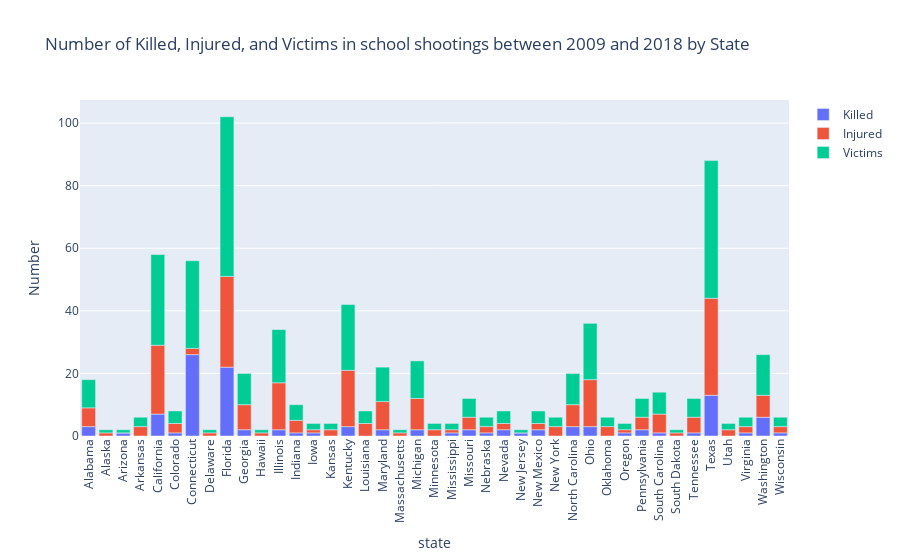

Source (notebook cell):
### Markdown cell above
*Figure 1: This chart shows the correlation between the gun law strictness and the gun death per 100,000 per people. Every dot on the chart represents a state. The trend line shows that states with stricter gun laws , which is the case for 6 states, have relatively lower gun deaths with respect to gun deaths of states with none to a few restrictions.*

The chart supports our argument, because it shows that citizens of the few states with heavy restrictions, respect those restrictions put on the Second Amendment, because they have less gun deaths. Although the Second Amendment can't be fully abolished, restrictions will make the lives of the citizens of those states safer in comparison to the other states. 

Second of all, America is known for mass school shootings. Kids and college students in multiple states have to live with a fear of dying when they choose to attend school. Students should not be vulnerable, because they are of importance to society and are responsible for the future of America. Our second visualization will be represented as a stacked bar chart.

### Code cell
import pandas as pd
import numpy as np
import plotly.graph_objs as go
import plotly.express as px

df = pd.read_csv('school_shootings.csv')
df_statepop = pd.read_csv('nst-est2019-alldata.csv')

df.columns = df.columns.str.strip()

# Remove unnecessary columns
columns_to_drop = ['LONCOD', 'LATCOD', 'CDCODE', 'year', 'school', 'city', 'address', 'urbanrural', 'race', 'date', 'type', 'NCESSCH', 'time']
df = df.drop(columns=columns_to_drop, errors='ignore')

# Rename columns for better readability
df.rename(columns={'killed': 'Killed', 'injured': 'Injured', 'victims': 'Victims'}, inplace=True)

# Group by state and sum up the killed, injured, and victims
df_statewise = df.groupby('state')[['Killed', 'Injured', 'Victims']].sum().reset_index()

# Display the processed dataframe
df_statewise.head()

# Create the box plot for number of Killed, Injured, and Victims by State
fig = px.bar(df_statewise.melt(id_vars='state', value_vars=['Killed', 'Injured', 'Victims']),
             x='state', y='value', color='variable',
             labels={'variable': '', 'value': 'Number'},
             title='Number of Killed, Injured, and Victims in school shootings between 2009 and 2018 by State')

# Update layout for better visualization
fig.update_layout(xaxis_tickangle=-90)

fig.show()

### Figure 1 — Plotly figure (JSON) as saved in the notebook; plotly's stock layout.template omitted (floating-point values rounded to 4 significant figures)
{"data": [{"alignmentgroup": "True", "hovertemplate": "=Killed<br>state=%{x}<br>Number=%{y}<extra></extra>", "legendgroup": "Killed", "marker": {"color": "#636efa", "pattern": {"shape": ""}}, "name": "Killed", "offsetgroup": "Killed", "orientation": "v", "showlegend": true, "textposition": "auto", "type": "bar", "x": ["Alabama", "Alaska", "Arizona", "Arkansas", "California", "Colorado", "Connecticut", "Delaware", "Florida", "Georgia", "Hawaii", "Illinois", "Indiana", "Iowa", "Kansas", "Kentucky", "Louisiana", "Maryland", "Massachusetts", "Michigan", "Minnesota", "Mississippi", "Missouri", "Nebraska", "Nevada", "New Jersey", "New Mexico", "New York", "North Carolina", "Ohio", "Oklahoma", "Oregon", "Pennsylvania", "South Carolina", "South Dakota", "Tennessee", "Texas", "Utah", "Virginia", "Washington", "Wisconsin"], "xaxis": "x", "y": [3, 0, 1, 0, 7, 1, 26, 0, 22, 2, 0, 2, 1, 1, 0, 3, 0, 2, 0, 2, 0, 1, 2, 1, 2, 1, 2, 0, 3, 3, 0, 1, 2, 1, 0, 1, 13, 0, 1, 6, 1], "yaxis": "y"}, {"alignmentgroup": "True", "hovertemplate": "=Injured<br>state=%{x}<br>Number=%{y}<extra></extra>", "legendgroup": "Injured", "marker": {"color": "#EF553B", "pattern": {"shape": ""}}, "name": "Injured", "offsetgroup": "Injured", "orientation": "v", "showlegend": true, "textposition": "auto", "type": "bar", "x": ["Alabama", "Alaska", "Arizona", "Arkansas", "California", "Colorado", "Connecticut", "Delaware", "Florida", "Georgia", "Hawaii", "Illinois", "Indiana", "Iowa", "Kansas", "Kentucky", "Louisiana", "Maryland", "Massachusetts", "Michigan", "Minnesota", "Mississippi", "Missouri", "Nebraska", "Nevada", "New Jersey", "New Mexico", "New York", "North Carolina", "Ohio", "Oklahoma", "Oregon", "Pennsylvania", "South Carolina", "South Dakota", "Tennessee", "Texas", "Utah", "Virginia", "Washington", "Wisconsin"], "xaxis": "x", "y": [6, 1, 0, 3, 22, 3, 2, 1, 29, 8, 1, 15, 4, 1, 2, 18, 4, 9, 1, 10, 2, 1, 4, 2, 2, 0, 2, 3, 7, 15, 3, 1, 4, 6, 1, 5, 31, 2, 2, 7, 2], "yaxis": "y"}, {"alignmentgroup": "True", "hovertemplate": "=Victims<br>state=%{x}<br>Number=%{y}<extra></extra>", "legendgroup": "Victims", "marker": {"color": "#00cc96", "pattern": {"shape": ""}}, "name": "Victims", "offsetgroup": "Victims", "orientation": "v", "showlegend": true, "textposition": "auto", "type": "bar", "x": ["Alabama", "Alaska", "Arizona", "Arkansas", "California", "Colorado", "Connecticut", "Delaware", "Florida", "Georgia", "Hawaii", "Illinois", "Indiana", "Iowa", "Kansas", "Kentucky", "Louisiana", "Maryland", "Massachusetts", "Michigan", "Minnesota", "Mississippi", "Missouri", "Nebraska", "Nevada", "New Jersey", "New Mexico", "New York", "North Carolina", "Ohio", "Oklahoma", "Oregon", "Pennsylvania", "South Carolina", "South Dakota", "Tennessee", "Texas", "Utah", "Virginia", "Washington", "Wisconsin"], "xaxis": "x", "y": [9, 1, 1, 3, 29, 4, 28, 1, 51, 10, 1, 17, 5, 2, 2, 21, 4, 11, 1, 12, 2, 2, 6, 3, 4, 1, 4, 3, 10, 18, 3, 2, 6, 7, 1, 6, 44, 2, 3, 13, 3], "yaxis": "y"}], "layout": {"autosize": true, "barmode": "relative", "legend": {"title": {"text": ""}, "tracegroupgap": 0}, "title": {"text": "Number of Killed, Injured, and Victims in school shootings between 2009 and 2018 by State"}, "xaxis": {"anchor": "y", "autorange": true, "domain": [0, 1], "range": [-0.5, 40.5], "tickangle": -90, "title": {"text": "state"}, "type": "category"}, "yaxis": {"anchor": "x", "autorange": true, "domain": [0, 1], "range": [0, 107.4], "title": {"text": "Number"}, "type": "linear"}}}
